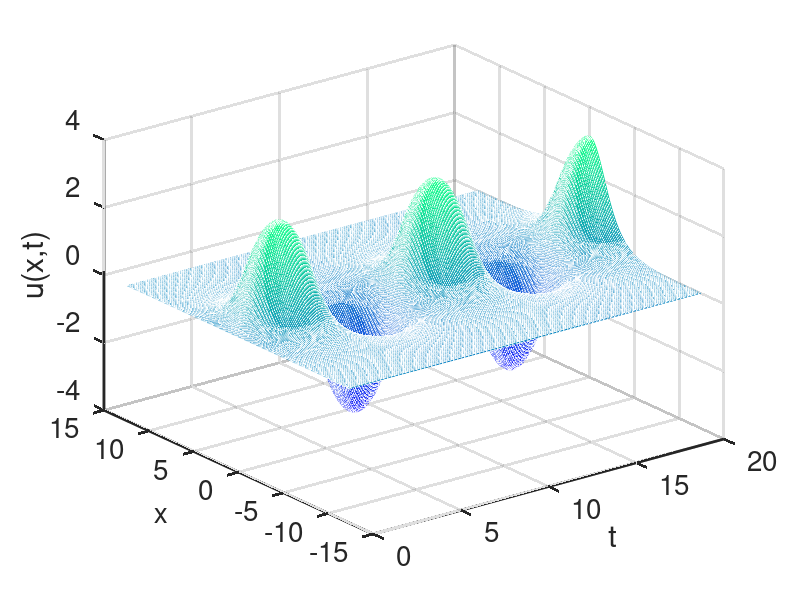

Source code (MATLAB):
%% SI-SG:The numerical solution to the sine-Gordon equation

%%%%%%%%%%%%%%%%%%%%%%%%%  S^3d method %%%%%%%%%%%%%%%%%%%%%%%%%%%%%%%%%%%%
%%% This file solve the sine-Gordon equation presented in              %%%
%%% Ye Yuan, "Supplementary Information: Machine Discovery of Partial Differential 
%%%             Equations from Spatiotemporal Data"                     %%%
%%% Method: the analytical solution                                     %%%
%   @author: Ye Yuan
%%%%%%%%%%%%%%%%%%%%%%%%%%%%%%%%%%%%%%%%%%%%%%%%%%%%%%%%%%%%%%%%%%%%%%%%%%%
% Used functions: No
%%%%%%%%%%%%%%%%%%%%%%%%%%%%%%%%%%%%%%%%%%%%%%%%%%%%%%%%%%%%%%%%%%%%%%%%%%%
clear all
%%%%%%%%%%%%%%%%%%%%%%%%%%%%%%%%
% Generate mesh
x=linspace(-12.4,12.4,512);
t=linspace(0,20,256);
for i=1:256
for j=1:512
u1(i,j)=4*atan((sin(t(i)/sqrt(2)))/(cosh(x(j)/sqrt(2))));
end
end
mesh(t,x,u1')
colormap('Winter')
xlabel('t')
ylabel('x')
zlabel('u(x,t)')
%title('Numerical solution of Sine-Gordon equation')
set(gca,'linewidth',2);
set(gca,'FontSize',20);
set(get(gca,'YLabel'),'Fontsize',20) 

